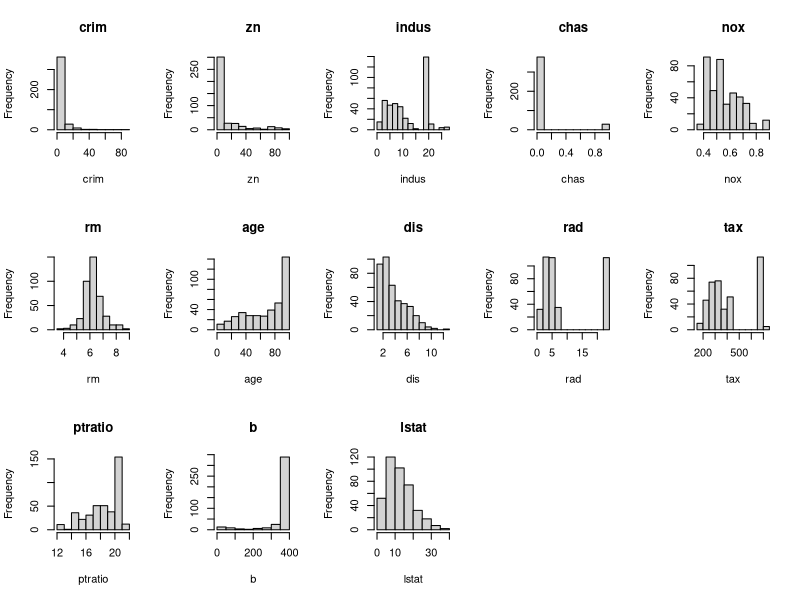

This chart was generated by the following R code:
## ---- chunk 1
library(mlbench)
library(caret)
library(corrplot)
## ---- chunk 2
data("BostonHousing")
## ---- chunk 3
inTrain <- createDataPartition(BostonHousing$medv, p=0.8, list=FALSE)
training <- BostonHousing[inTrain,]
testing <- BostonHousing[-inTrain,]
## ---- chunk 4
dim(training)
## ---- chunk 5
sapply(training, class)
## ---- chunk 6
head(training, 6)
## ---- chunk 7
summary(training)
## ---- chunk 8
training[,4] <- as.numeric(as.character(training[,4]))
cor(training[,1:13])
## ---- chunk 9
par(mfrow = c(3,5))
for(i in 1:13){
        hist(training[,i], main = names(training)[i], xlab = names(training)[i])
}

